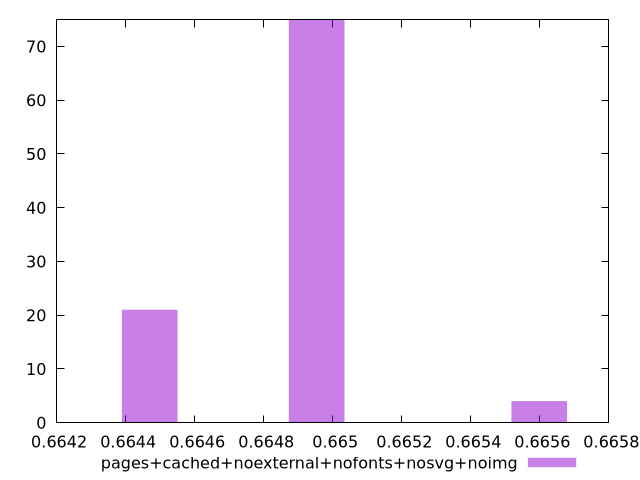

This figure's gnuplot source:
$_pagesCachedNoexternalNofontsNosvgNoimg <<EOF
0.6644696029501482 21
0.6649533226319853 75
0.6655982822077681 4
EOF
set key outside below
set terminal pngcairo
set output "report_00006_2020-11-02T20-21-41.718Z/uses-rel-preload/pages+cached+noexternal+nofonts+nosvg+noimg//hist.png"
set yrange [0:75]
set boxwidth 0.00016123989394568024
set style fill transparent solid 0.5 noborder
plot $_pagesCachedNoexternalNofontsNosvgNoimg title "pages+cached+noexternal+nofonts+nosvg+noimg" with boxes ,
